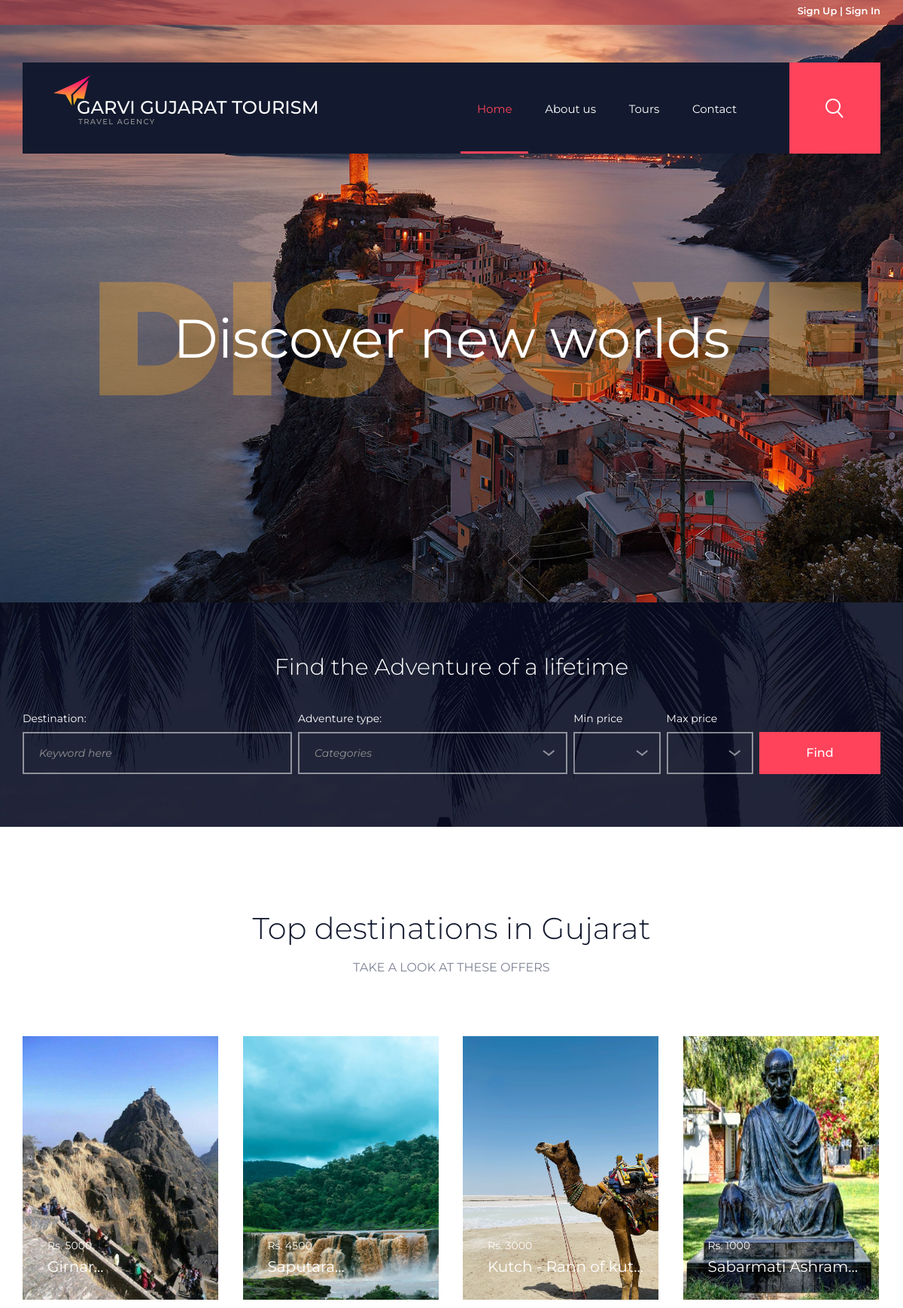
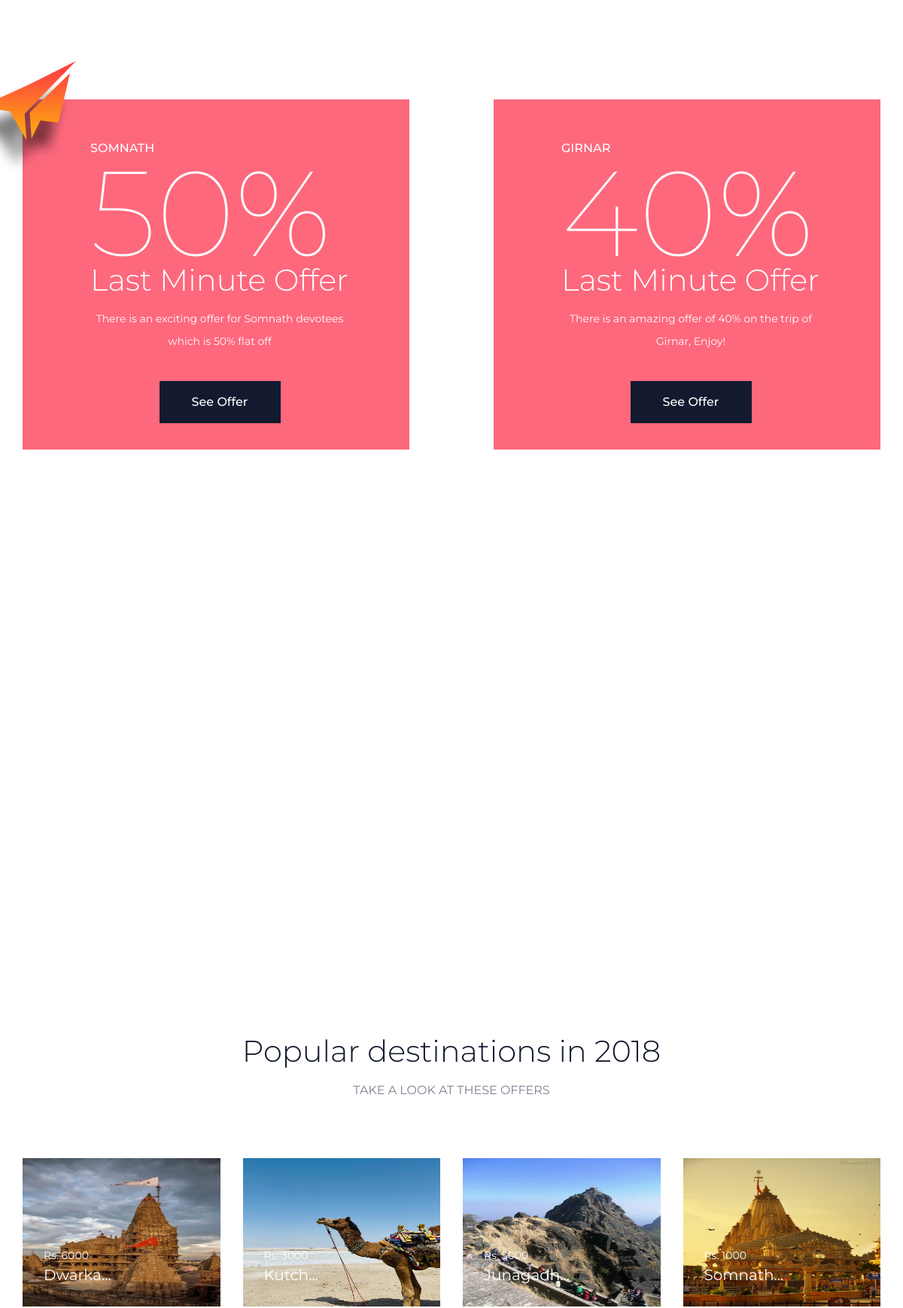
The page / (upper part) on the database its author committed (2 pictures, top to bottom).
### tables this page shows
CREATE TABLE `tbltourpackages` (
  `PackageId` int(11) NOT NULL,
  `PackageName` varchar(200) DEFAULT NULL,
  `PackageType` varchar(150) DEFAULT NULL,
  `PackageLocation` varchar(100) DEFAULT NULL,
  `PackagePrice` int(11) DEFAULT NULL,
  `PackageFetures` varchar(255) DEFAULT NULL,
  `PackageDetails` mediumtext DEFAULT NULL,
  `PackageImage` varchar(100) DEFAULT NULL,
  `Creationdate` timestamp NULL DEFAULT current_timestamp(),
  `UpdationDate` timestamp NULL DEFAULT NULL ON UPDATE current_timestamp()
);

CREATE TABLE `offers` (
  `id` int(99) NOT NULL,
  `location` mediumtext NOT NULL,
  `discount` int(99) NOT NULL,
  `description` longtext NOT NULL
);

CREATE TABLE `tbl_popular_destinations` (
  `PackageId` int(11) NOT NULL,
  `PackageName` varchar(200) DEFAULT NULL,
  `PackageType` varchar(150) DEFAULT NULL,
  `PackageLocation` varchar(100) DEFAULT NULL,
  `PackagePrice` int(11) DEFAULT NULL,
  `PackageFetures` varchar(255) DEFAULT NULL,
  `PackageDetails` mediumtext DEFAULT NULL,
  `PackageImage` varchar(100) DEFAULT NULL,
  `Creationdate` timestamp NULL DEFAULT current_timestamp(),
  `UpdationDate` timestamp NULL DEFAULT NULL ON UPDATE current_timestamp()
);

### index.php (the view, shortened to what this page needs)
<?php
include('includes/config.php');
?>
<!DOCTYPE html>
<html lang="en">
<head>
  <link rel="stylesheet" type="text/css" href="styles/bootstrap4/bootstrap.min.css">
  <link href="plugins/font-awesome-4.7.0/css/font-awesome.min.css" rel="stylesheet" type="text/css">
  <link rel="stylesheet" type="text/css" href="plugins/OwlCarousel2-2.2.1/owl.carousel.css">
  <link rel="stylesheet" type="text/css" href="plugins/OwlCarousel2-2.2.1/owl.theme.default.css">
  <link rel="stylesheet" type="text/css" href="plugins/OwlCarousel2-2.2.1/animate.css">
  <link href="plugins/magnific-popup/magnific-popup.css" rel="stylesheet" type="text/css">
  <link rel="stylesheet" type="text/css" href="styles/main_styles.css">
  <link rel="stylesheet" type="text/css" href="styles/responsive.css">
</head>
<body>
  <div class="super_container">
    <header class="header">
      <?php
      if ($_SESSION['login']) {
      ?>
        <div class="top-header">
          <div class="container">
            <ul class="tp-hd-rgt wow fadeInRight animated" data-wow-delay=".5s">
              <li class="tol">Welcome :</li>
              <li class="sig"><?php echo htmlentities($_SESSION['login']); ?></li>
              <li class="sigi"><a href="logout.php">| Logout</a></li>
            </ul>
          </div>
        </div><?php } else { ?>
        <div class="top-header">
          <div class="container">
            <ul class="tp-hd-rgt wow fadeInRight animated" data-wow-delay=".5s">
              <li class="sig"><a href="#" data-toggle="modal" data-target="#myModal">Sign Up</a></li>
              <li class="sigi"><a href="#" data-toggle="modal" data-target="#myModal4">| Sign In</a></li>
            </ul>
          </div>
        </div>
      <?php } ?>
      <div class="container">
        <div class="row">
          <div class="col">
            <div class="header_container d-flex flex-row align-items-center justify-content-start">
              <a href="#">
                <div class="logo_container">
                  <div class="logo">
                    <div>Garvi Gujarat Tourism</div>
                    <div>travel agency</div>
                    <div class="logo_image"><img src="images/logo.png" alt=""></div>
                  </div>
                </div>
              </a>
              <nav class="main_nav ml-auto">
                <ul class="main_nav_list">
                  <li class="main_nav_item active"><a href="#">Home</a></li>
                  <li class="main_nav_item"><a href="aboutus.php?type=aboutus">About us</a></li>
                  <li class="main_nav_item"><a href="tours.php">Tours</a></li>
                  <li class="main_nav_item"><a href="contactus.php?type=contact">Contact</a></li>
                </ul>
              </nav>
              <div class="search">
                <form action="#" class="search_form">
                  <button type="submit" class="search_button ml-auto ctrl_class"><img src="images/search.png" alt=""></button>
                </form>
              </div>
            </div>
          </div>
        </div>
      </div>
    </header>
    <div class="home">
      <div class="home_background" style="background-image:url(images/home.jpg)"></div>
      <div class="home_content">
        <div class="home_content_inner">
          <div class="home_text_large">discover</div>
          <div class="home_text_small">Discover new worlds</div>
        </div>
      </div>
    </div>
    <div class="find">
      <div class="find_background parallax-window" data-parallax="scroll" data-image-src="images/find.jpg" data-speed="0.8"></div>
      <div class="container">
        <div class="row">
          <div class="col-12">
            <div class="find_title text-center">Find the Adventure of a lifetime</div>
          </div>
          <div class="col-12">
            <div class="find_form_container">
              <form action="#" id="find_form" class="find_form d-flex flex-md-row flex-column align-items-md-center align-items-start justify-content-md-between justify-content-start flex-wrap">
                <div class="find_item">
                  <div>Destination:</div>
                  <input type="text" class="destination find_input" required="required" placeholder="Keyword here">
                </div>
                <div class="find_item">
                  <div>Adventure type:</div>
                  <select name="adventure" id="adventure" class="dropdown_item_select find_input">
                    <option>Categories</option>
                  </select>
                </div>
                <div class="find_item">
                  <div>Min price</div>
                  <select name="min_price" id="min_price" class="dropdown_item_select find_input">
                    <option>&nbsp;</option>
                  </select>
                </div>
                <div class="find_item">
                  <div>Max price</div>
                  <select name="max_price" id="max_price" class="dropdown_item_select find_input">
                    <option>&nbsp;</option>
                  </select>
                </div>
                <button class="button find_button"><a href="tours.php">Find</a></button>
              </form>
            </div>
          </div>
        </div>
      </div>
    </div>
    <div class="top">
      <div class="container">
        <div="holiday">
          <div class="row">
            <div class="col">
              <div class="section_title text-center">
                <h2>Top destinations in Gujarat</h2>
                <div>take a look at these offers</div>
              </div>
            </div>
          </div>
          <div class="row top_content">
            <?php $sql = "SELECT * from tbltourpackages order by rand() limit 4";
            $query = $dbh->prepare($sql);
            $query->execute();
            $results = $query->fetchAll(PDO::FETCH_OBJ);
            if ($query->rowCount() > 0) {
              foreach ($results as $result) { ?>
                <div class="col-lg-3 col-md-6 top_col">
                  <div class="top_item">
                    <a href="tours.php">
                      <div class="top_item_image">
                        <img src="admin/pacakgeimages/<?php echo htmlentities($result->PackageImage); ?>" height="350" width="260" loading="lazy" alt="Location Image">
                        <div class="top_item_content">
                          <div class="top_item_price">Rs.
                            <?php echo htmlentities($result->PackagePrice); ?>
                          </div>
                          <div class="top_item_text">
                            <?php echo htmlentities(substr($result->PackageName, 0, 19) . '...'); ?>
                          </div>
                        </div>
                      </div>
                    </a>
                  </div>
                </div>
            <?php }
            } ?>
          </div>
      </div>
    </div>
  </div>
  <div class="last">
    <div class="last_background parallax-window" data-parallax="scroll" data-image-src="images/last.jpg" data-speed="0.8"></div>
    <div class="container">
      <div class="row">
        <div class="last_logo"><img src="images/last_logo.png" alt=""></div>
        <?php
        $sql = "SELECT * from offers limit 2";
        $query = $dbh->prepare($sql);
        $query->execute();
        $results = $query->fetchAll(PDO::FETCH_OBJ);
        if ($query->rowCount() > 0) {
          foreach ($results as $result) { ?>
            <div class="col-lg-6 last_col">
              <div class="last_item">
                <div class="last_item_content">
                  <div class="last_subtitle"><?php echo htmlentities($result->location); ?></div>
                  <div class="last_percent"><?php echo htmlentities($result->discount); ?>%</div>
                  <div class="last_title">Last Minute Offer</div>
                  <div class="last_text"><?php echo htmlentities($result->description); ?></div>
                  <div class="button last_button"><a href="tours.php">See Offer</a></div>
                </div>
              </div>
            </div>
        <?php }
        } ?>
      </div>
    </div>
  </div>
  <div class="video_section d-flex flex-column align-items-center justify-content-center">
    <div class="video_background parallax-window" data-parallax="scroll" data-image-src="images/video.jpg" data-speed="0.8"></div>
    <div class="video_content">
      <div class="video_title">A day on Garvi Gujarat Tourism</div>
      <div class="video_subtitle">A trip organized by GGT's team</div>
      <div class="video_play">
        <a class="video" href="https://www.youtube.com/watch?v=45Djyuzk9fI">
        </a>
      </div>
    </div>
  </div>
  <div class="popular">
    <div class="container">
      <div class="row">
        <div class="col">
          <div class="section_title text-center">
            <h2>Popular destinations in 2018</h2>
            <div>take a look at these offers</div>
          </div>
        </div>
      </div>
      <div class="row">
        <div class="col">
          <div class="popular_content d-flex flex-md-row flex-column flex-wrap align-items-md-center align-items-start justify-content-md-between justify-content-start">
            <?php
            $sql = "SELECT * from tbl_popular_destinations limit 8";
            $query = $dbh->prepare($sql);
            $query->execute();
            $results = $query->fetchAll(PDO::FETCH_OBJ);
            if ($query->rowCount() > 0) {
              foreach ($results as $result) { ?>
                <div class="popular_item">
                  <a href="tours.php">
                    <img src="admin/pacakgeimages/<?php echo htmlentities($result->PackageImage); ?>" height="197.33" width="262.5" loading="lazy" alt="Popular Image">
                    <div class="popular_item_content">
                      <div class="popular_item_price">Rs.
                        <?php echo htmlentities($result->PackagePrice); ?></div>
                      <div class="popular_item_title"><?php echo htmlentities(substr($result->PackageName, 0, 19) . '...'); ?></div>
                    </div>
                  </a>
                </div>
            <?php }
            } ?>
          </div>
        </div>
      </div>
    </div>
  </div>
</body>
</html>

### rows shown on the page
tbltourpackages: PackageImage (picture), PackagePrice "5000", PackageName "Girnar..."
tbltourpackages: PackageImage (picture), PackagePrice "4500", PackageName "Saputara..."
tbltourpackages: PackageImage (picture), PackagePrice "3000", PackageName "Kutch - Rann of kut..."
tbltourpackages: PackageImage (picture), PackagePrice "1000", PackageName "Sabarmati Ashram..."
offers: location "SOMNATH", discount "50", description "There is an exciting offer for Somnath devotees which is 50% flat off"
offers: location "GIRNAR", discount "40", description "There is an amazing offer of 40% on the trip of Girnar, Enjoy!"
tbl_popular_destinations: PackageImage (picture), PackagePrice "6000", PackageName "Dwarka..."
tbl_popular_destinations: PackageImage (picture), PackagePrice "3000", PackageName "Kutch..."
tbl_popular_destinations: PackageImage (picture), PackagePrice "5000", PackageName "Junagadh..."
tbl_popular_destinations: PackageImage (picture), PackagePrice "1000", PackageName "Somnath..."
